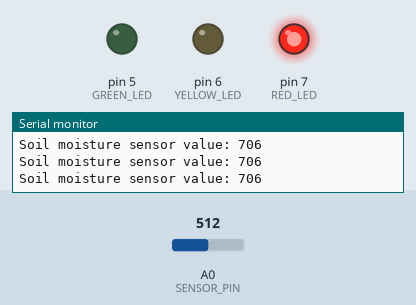
Bench run of a sketch on a simulated Arduino Uno, built with avr-gcc and run on an emulated ATmega328P. Shown: output pins drawn as LEDs (lit = HIGH), the last lines printed to the serial monitor. Inputs (shaded band) come from the test bench; at power-on: A0 (SENSOR_PIN) = 512.

Above: at 1.2 s.
1.3 s: A0 (SENSOR_PIN) set to 533
At 1.9 s:
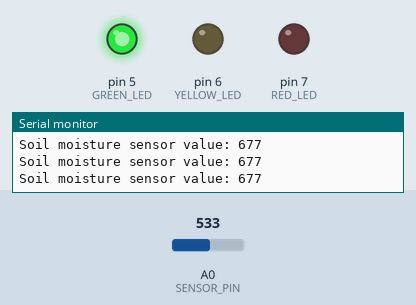
2.8 s: A0 (SENSOR_PIN) set to 511
At 3.4 s:
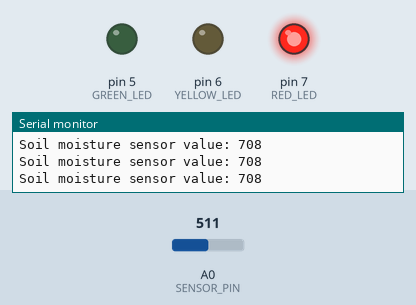
4.3 s: A0 (SENSOR_PIN) set to 710
At 4.9 s:
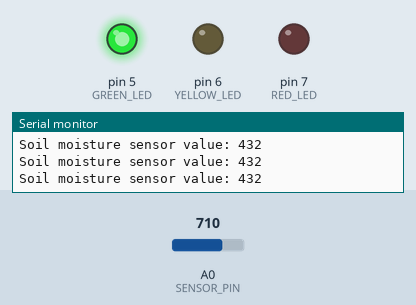
Timing chart, 0 to 7.3 s (numbered marks = the images above; inputs shaded):
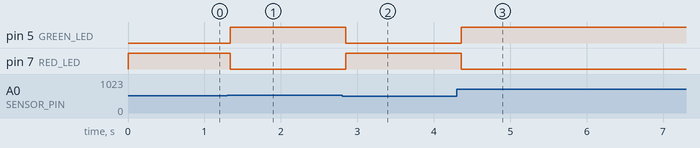

Measured:
- the behaviour switches between 516 and 517 on A0 (SENSOR_PIN) (found by bisection; images 0 and 1)
- after the input at 1.3 s, pin 5 (GREEN_LED): LOW → HIGH at once; pin 7 (RED_LED): HIGH → LOW at once
- after the input at 2.8 s, pin 5 (GREEN_LED): HIGH → LOW after 0.05 s; pin 7 (RED_LED): LOW → HIGH after 0.05 s
- after the input at 4.3 s, pin 5 (GREEN_LED): LOW → HIGH after 0.06 s; pin 7 (RED_LED): HIGH → LOW after 0.06 s

The sketch:

soil_moisture_3_led.ino
```cpp
#define GREEN_LED 5    // Green LED connected to digital pin 2
#define YELLOW_LED 6   // Yellow LED connected to digital pin 3
#define RED_LED 7      // Red LED connected to digital pin 4
#define SENSOR_PIN A0  // Soil moisture sensor connected to analog pin A5
// Defining soil moisture readings thresholds
// From 0 to 500 - extremely wet
// From 501 to 800 - wet
// From 801 - dry
#define DRY_THRESHOLD 700
#define WET_THRESHOLD 400

int sensorValue;

void setup() {
  pinMode(GREEN_LED, OUTPUT);
  pinMode(YELLOW_LED, OUTPUT);
  pinMode(RED_LED, OUTPUT);

  digitalWrite(GREEN_LED, LOW);
  digitalWrite(YELLOW_LED, LOW);
  digitalWrite(RED_LED, LOW);

  Serial.begin(9600);
}

void loop() {

  sensorValue = analogRead(SENSOR_PIN);
  sensorValue = map(sensorValue, 1023, 300, 0, 1000);

  // Print the sensor reading values
  Serial.print("Soil moisture sensor value: ");
  Serial.println(sensorValue);

  if (sensorValue > 0 && sensorValue <= DRY_THRESHOLD) {
    // Extremely wet (green LED)
    digitalWrite(GREEN_LED, HIGH);
    digitalWrite(YELLOW_LED, LOW);
    digitalWrite(RED_LED, LOW);
  } else if (sensorValue > DRY_THRESHOLD && sensorValue <= WET_THRESHOLD) {
    // Wet (yellow LED)
    digitalWrite(GREEN_LED, LOW);
    digitalWrite(YELLOW_LED, HIGH);
    digitalWrite(RED_LED, LOW);
  } else {
    // Extremely dry (red LED)
    digitalWrite(GREEN_LED, LOW);
    digitalWrite(YELLOW_LED, LOW);
    digitalWrite(RED_LED, HIGH);
  }
}
```
